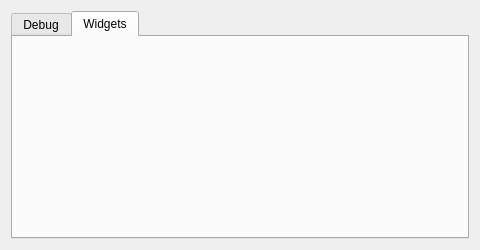
<ui version="4.0" >
 <class>ApfServerTabDialog</class>
 <widget class="QDialog" name="ApfServerTabDialog" >
  <property name="geometry" >
   <rect>
    <x>0</x>
    <y>0</y>
    <width>480</width>
    <height>250</height>
   </rect>
  </property>
  <property name="minimumSize" >
   <size>
    <width>320</width>
    <height>220</height>
   </size>
  </property>
  <property name="maximumSize" >
   <size>
    <width>480</width>
    <height>250</height>
   </size>
  </property>
  <property name="windowTitle" >
   <string>Apf Server</string>
  </property>
  <layout class="QGridLayout" >
   <item row="0" column="0" >
    <widget class="QTabWidget" name="tabWidget" >
     <property name="maximumSize" >
      <size>
       <width>16777215</width>
       <height>16777215</height>
      </size>
     </property>
     <property name="currentIndex" >
      <number>1</number>
     </property>
     <widget class="QWidget" name="tab" >
      <attribute name="title" >
       <string>Debug</string>
      </attribute>
      <layout class="QGridLayout" >
       <item row="0" column="0" >
        <widget class="QTextEdit" name="mTextEdit" />
       </item>
       <item row="1" column="0" >
        <layout class="QHBoxLayout" >
         <item>
          <spacer>
           <property name="orientation" >
            <enum>Qt::Horizontal</enum>
           </property>
           <property name="sizeHint" >
            <size>
             <width>40</width>
             <height>20</height>
            </size>
           </property>
          </spacer>
         </item>
         <item>
          <widget class="QPushButton" name="QuitButton" >
           <property name="text" >
            <string>Close</string>
           </property>
          </widget>
         </item>
         <item>
          <spacer>
           <property name="orientation" >
            <enum>Qt::Horizontal</enum>
           </property>
           <property name="sizeHint" >
            <size>
             <width>40</width>
             <height>20</height>
            </size>
           </property>
          </spacer>
         </item>
        </layout>
       </item>
      </layout>
     </widget>
     <widget class="QWidget" name="tab_2" >
      <attribute name="title" >
       <string>Widgets</string>
      </attribute>
     </widget>
    </widget>
   </item>
  </layout>
 </widget>
 <resources/>
 <connections/>
</ui>
